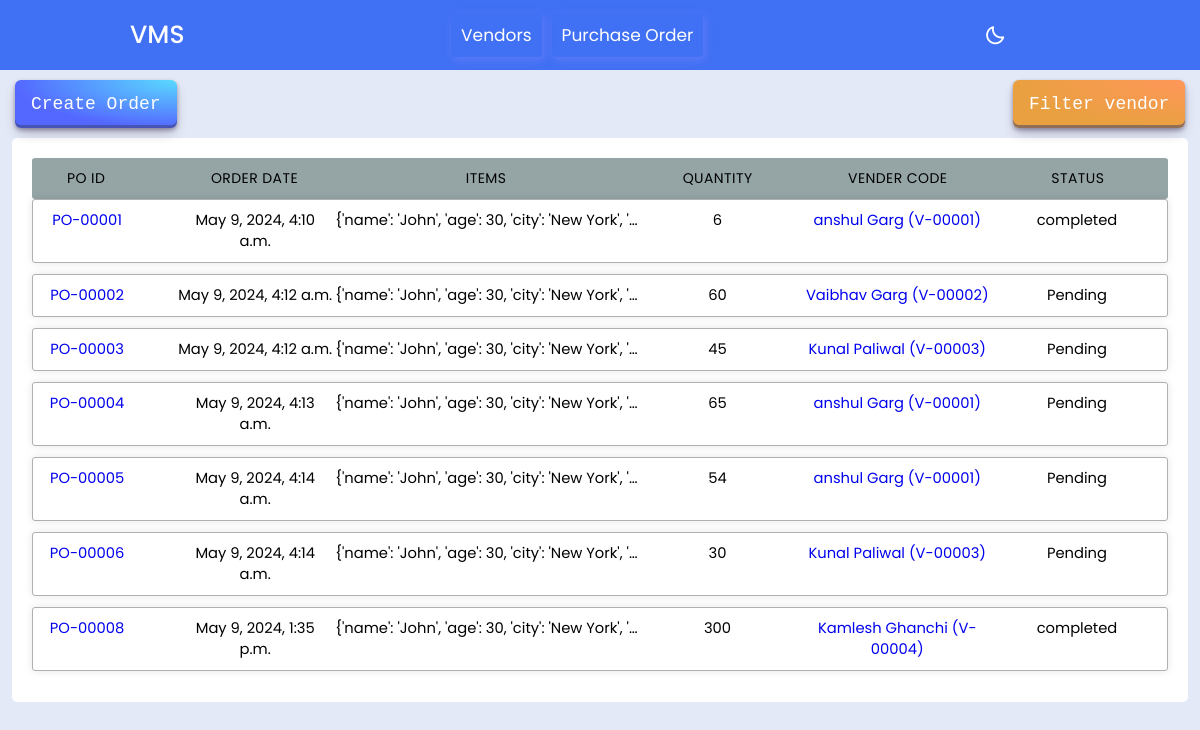
The app's page /api/purchase/ with its own data.
### vms/models.py (models this page shows, shortened)
class PurchaseOrder(models.Model):
    po_number = models.CharField(max_length=100, unique=True, verbose_name='PO Number', blank=True)
    vendor = models.ForeignKey(Vendor, on_delete=models.CASCADE, verbose_name='Vendor')
    order_date = models.DateTimeField(auto_now_add=True, verbose_name='Order Date', blank=True)
    delivery_date = models.DateTimeField(blank=True, null=True, verbose_name='Delivery Date')
    items = JSONField(verbose_name='Items')
    quantity = models.IntegerField(verbose_name='Quantity')
    status = models.CharField(max_length=100, verbose_name='Status',blank=True, default='Pending')
    quality_rating = models.FloatField(null=True, verbose_name='Quality Rating',blank=True)
    issue_date = models.DateTimeField(verbose_name='Issue Date',blank=True, null=True)
    acknowledgment_date = models.DateTimeField(null=True, verbose_name='Acknowledgment Date')
    _delivery_date_set = models.BooleanField(default=False, editable=False)  # Flag to track if delivery_date is set

class Vendor(models.Model):
    name = models.CharField(max_length=100, verbose_name='Vendor Name')
    email = models.EmailField(verbose_name='Email',null=True)
    phone_number = models.CharField(max_length=20, verbose_name='Phone Number',null=True)
    delivery_days = models.IntegerField(verbose_name='Total Day Deliver', null=True)
    address = models.TextField(verbose_name='Address', null=True)
    vendor_code = models.CharField(max_length=20, unique=True, verbose_name='Vendor Code', blank=True)
    on_time_delivery_rate = models.FloatField(verbose_name='On-Time Delivery Rate',blank=True, null=True)
    quality_rating_avg = models.FloatField(verbose_name='Quality Rating Average',blank=True, null=True)
    average_response_time = models.FloatField(verbose_name='Average Response Time',blank=True, null=True)
    fulfillment_rate = models.FloatField(verbose_name='Fulfillment Rate',blank=True, null=True)
    def __str__(self):
        return self.name

### vms/views.py (the view)
# urls.py: path('purchase/',views.PurchaseOrderList,name="PurchaseOrder"),
def PurchaseOrderList(request):
    pur = PurchaseOrder.objects.all()
    ven = Vendor.objects.all()
    if request.method == 'POST':
        form = PurchaseOrderForm(request.POST)
        if form.is_valid():
            form.save()
            messages.success(request, 'New Order Generate successfully!')
            return redirect('PurchaseOrder')  # Redirect to a list view after successful form submission
    else:
        form = PurchaseOrderForm()
    context = {
        'pur':pur,
        'form': form,
        'ven':ven,
    }
    return render(request,"purchase_order.html",context)

### templates/purchase_order.html (shortened to what this page needs)
{% extends 'base.html' %}
{% load static %}
{% block link %}
<link rel="stylesheet" href="{% static "CSS/style.css" %}">
<link rel="stylesheet" href="{% static "CSS/purchase_order.css" %}">
{% endblock %}
{% block body %}
<div class="btn-add-del">
    <button class="button-29" onclick="openForm()" role="button">Create Order</button>
    <div>
        <button class="button-29 del-29" onclick="listvendor()" role="button">Filter vendor</button>
    </div>
</div>
<div class="purchase" id="purchase-detail">
    <ul class="responsive-table">
        <li class="table-header">
            <div class="col col-1">PO ID</div>
            <div class="col col-2">Order Date</div>
            <div class="col col-3">Items</div>
            <div class="col col-4">Quantity</div>
            <div class="col col-5">Vender Code</div>
            <div class="col col-6">Status</div>
        </li>
        {% for p in pur  %}
        <li class="table-row col-m">
            <div class="col col-1 " data-label="PO ID"><a href="{% url "PurchaseDetail" p.id %}">{{p.po_number}}</a></div>
            <div class="col col-2" data-label="Order Date">{{p.order_date}}</div>
            <div class="col col-3" data-label="Items">{{p.items |truncatechars:50}}</div>
            <div class="col col-4" data-label="Quantity">{{p.quantity}}</div>
            <div class="col col-5" data-label="Delivery Date"><a href="{% url "VendorInfo" p.vendor.id %}" style="text-decoration: none;">{{p.vendor.name}} ({{p.vendor.vendor_code}})</a></div>
            <div class="col col-6" data-label="Status" >{{p.status}}</div>
        </li>
        {% endfor %}
    </ul>
</div>
{% endblock %}

### static/CSS/style.css (style rules this page uses)
* { margin: 0; padding: 0; box-sizing: border-box; font-family: 'Poppins', sans-serif; transition: all 0.4s ease;; }
:root { --body-color: #E4E9F7; --nav-color: #4070F4; --side-nav: #010718; --text-color: #FFF; --search-bar: #F2F2F2; --search-text: #010718; }
body { height: 100vh; background-color: var(--body-color); }
body { font-family: 'lato', sans-serif; min-width: 1200px; }
.button-29 { align-items: center; appearance: none; background-image: radial-gradient(100% 100% at 100% 0, #5adaff 0, #5468ff 100%); border: 0; border-radius: 6px; box-shadow: rgba(45, 35, 66, .4) 0 2px 4px,rgba(45, 35, 66, .3) 0 7px 13px -3px,rgba(58, 65, 111, .5) 0 -3px 0 inset; box-sizing: border-box; color: #fff; cursor: pointer; display: inline-flex; font-family: "JetBrains Mono",monospace; height: 48px; justify-content: center; line-height: 1; list-style: none; overflow: hidden; padding-left: 16px; padding-right: 16px; position: relative; top: 80px; text-align: left; text-decoration: none; transition: box-shadow .15s,transform .15s; user-select: none; -webkit-user-select: none; touch-action: manipulation; white-space: nowrap; will-change: box-shadow,transform; font-size: 18px; }
.btn-add-del { display: flex; justify-content: space-between; padding-left: 15px; padding-right: 15px; }
.del-29 { background-image: radial-gradient(100% 100% at 100% 0, #ff735a 0, #e94b40 100%); }
*, *:before, *:after { box-sizing: border-box; }

### static/CSS/purchase_order.css (style rules this page uses)
body { font-family: 'lato', sans-serif; min-width: 1200px; }
.purchase { background-color: #ffffff; margin: 90px 1% 0 1%; padding: 20px; border-radius: 5px; }
.button-29 { align-items: center; appearance: none; background-image: radial-gradient(100% 100% at 100% 0, #5adaff 0, #5468ff 100%); border: 0; border-radius: 6px; box-shadow: rgba(45, 35, 66, .4) 0 2px 4px,rgba(45, 35, 66, .3) 0 7px 13px -3px,rgba(58, 65, 111, .5) 0 -3px 0 inset; box-sizing: border-box; color: #fff; cursor: pointer; display: inline-flex; font-family: "JetBrains Mono",monospace; height: 48px; justify-content: center; line-height: 1; list-style: none; overflow: hidden; padding-left: 16px; padding-right: 16px; position: relative; top: 80px; text-align: left; text-decoration: none; transition: box-shadow .15s,transform .15s; user-select: none; -webkit-user-select: none; touch-action: manipulation; white-space: nowrap; will-change: box-shadow,transform; font-size: 18px; }
.btn-add-del { display: flex; justify-content: space-between; padding-left: 15px; padding-right: 15px; }
.del-29 { background-image: radial-gradient(100% 100% at 100% 0, #ff975a 0, #e9a040 100%); }

### records on screen
PurchaseOrder: po_number "PO-00001", order_date "May 9, 2024, 4:10 a.m.", items "{'name': 'John', 'age': 30, 'city': 'New York', '…", quantity "6", vendor.name "anshul Garg", vendor.vendor_code "V-00001", status "completed"
PurchaseOrder: po_number "PO-00002", order_date "May 9, 2024, 4:12 a.m.", items "{'name': 'John', 'age': 30, 'city': 'New York', '…", quantity "60", vendor.name "Vaibhav Garg", vendor.vendor_code "V-00002", status "Pending"
PurchaseOrder: po_number "PO-00003", order_date "May 9, 2024, 4:12 a.m.", items "{'name': 'John', 'age': 30, 'city': 'New York', '…", quantity "45", vendor.name "Kunal Paliwal", vendor.vendor_code "V-00003", status "Pending"
PurchaseOrder: po_number "PO-00004", order_date "May 9, 2024, 4:13 a.m.", items "{'name': 'John', 'age': 30, 'city': 'New York', '…", quantity "65", vendor.name "anshul Garg", vendor.vendor_code "V-00001", status "Pending"
PurchaseOrder: po_number "PO-00005", order_date "May 9, 2024, 4:14 a.m.", items "{'name': 'John', 'age': 30, 'city': 'New York', '…", quantity "54", vendor.name "anshul Garg", vendor.vendor_code "V-00001", status "Pending"
PurchaseOrder: po_number "PO-00006", order_date "May 9, 2024, 4:14 a.m.", items "{'name': 'John', 'age': 30, 'city': 'New York', '…", quantity "30", vendor.name "Kunal Paliwal", vendor.vendor_code "V-00003", status "Pending"
PurchaseOrder: po_number "PO-00008", order_date "May 9, 2024, 1:35 p.m.", items "{'name': 'John', 'age': 30, 'city': 'New York', '…", quantity "300", vendor.name "Kamlesh Ghanchi", vendor.vendor_code "V-00004", status "completed"
